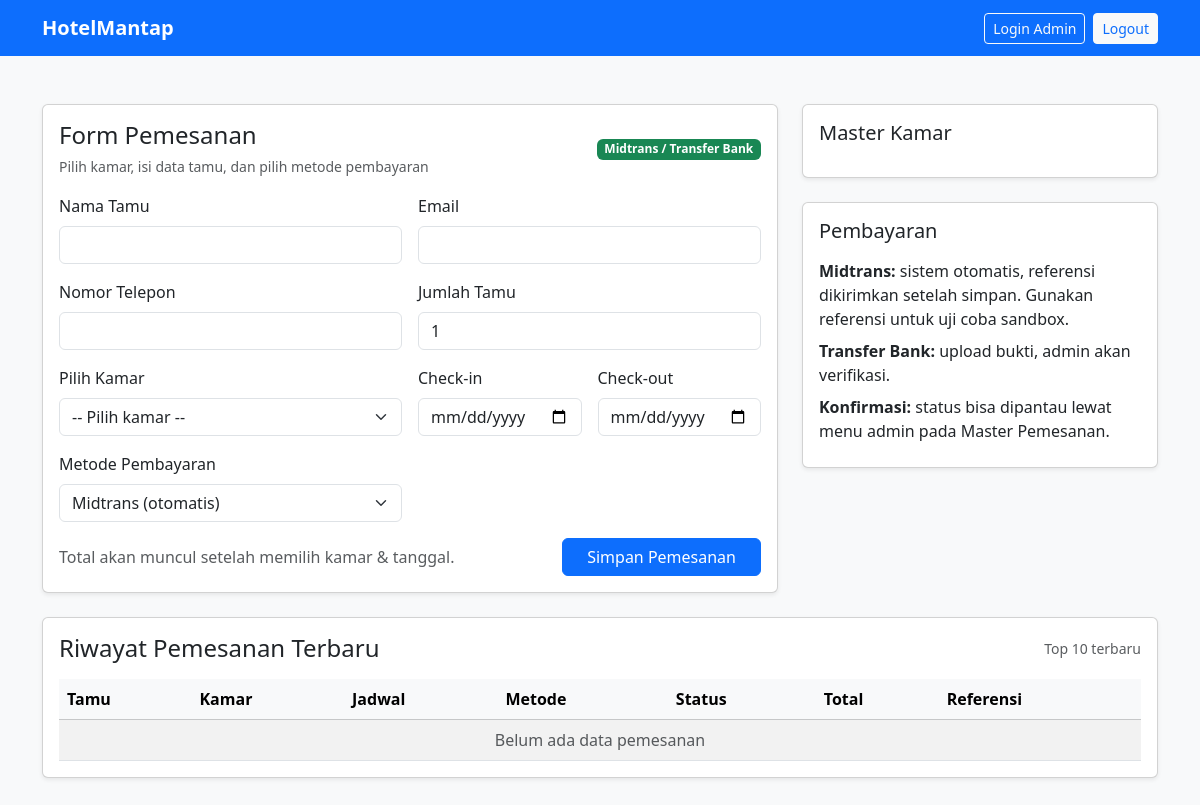
Before: /user/user_dashboard.php with the older database file.
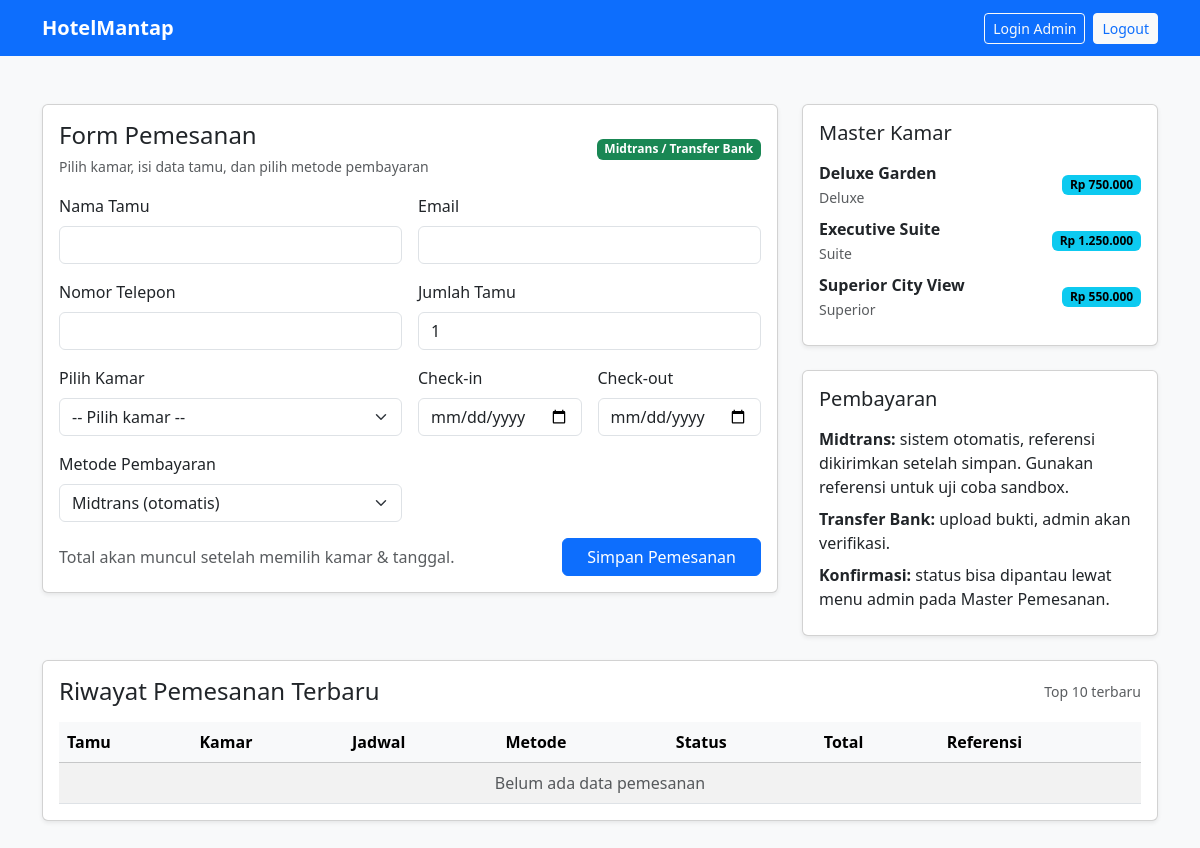
After: the same page with the newer database file.
### tables this page shows
CREATE TABLE IF NOT EXISTS rooms (
  id INT AUTO_INCREMENT PRIMARY KEY,
  name VARCHAR(100) NOT NULL,
  type VARCHAR(100) NOT NULL,
  price INT NOT NULL,
  status ENUM('tersedia','terisi','perawatan') DEFAULT 'tersedia',
  created_at TIMESTAMP DEFAULT CURRENT_TIMESTAMP
);

### user/user_dashboard.php (the view, shortened to what the changed rows need)
<?php
require_once '../db.php';
function fetch_rooms(mysqli $conn): array
{
    $rooms = [];
    $result = $conn->query("SELECT * FROM rooms ORDER BY type, price");
    if ($result) {
        while ($row = $result->fetch_assoc()) {
            $rooms[] = $row;
        }
    }
    return $rooms;
}
$rooms = fetch_rooms($koneksi);
?>
<!DOCTYPE html>
<html lang="id">
<head>
    <link href="https://cdn.jsdelivr.net/npm/bootstrap@5.3.3/dist/css/bootstrap.min.css" rel="stylesheet">
</head>
<body class="bg-light">
<div class="container py-5">
    <div class="row g-4">
        <div class="col-lg-4">
            <div class="card shadow-sm mb-4">
                <div class="card-body">
                    <?php foreach ($rooms as $room): ?>
                        <div class="d-flex justify-content-between align-items-center mb-2">
                            <div>
                                <strong><?= htmlspecialchars($room['name']); ?></strong><br>
                                <small class="text-muted"><?= htmlspecialchars($room['type']); ?></small>
                            </div>
                            <span class="badge text-bg-info">Rp <?= number_format($room['price'], 0, ',', '.'); ?></span>
                        </div>
                    <?php endforeach; ?>
                </div>
            </div>
        </div>
    </div>
    <div class="card shadow-sm mt-4">
        <div class="card-body">
            <div class="table-responsive">
                <table class="table table-striped align-middle mb-0">
                    <thead class="table-light">
                        <tr>
                            <th>Tamu</th>
                            <th>Kamar</th>
                            <th>Jadwal</th>
                            <th>Metode</th>
                            <th>Status</th>
                            <th>Total</th>
                            <th>Referensi</th>
                        </tr>
                    </thead>
                </table>
            </div>
        </div>
    </div>
</div>
</body>
</html>

Changed rows visible on the page:
added rooms: name "Deluxe Garden", type "Deluxe", price "750.000"
added rooms: name "Executive Suite", type "Suite", price "1.250.000"
added rooms: name "Superior City View", type "Superior", price "550.000"
